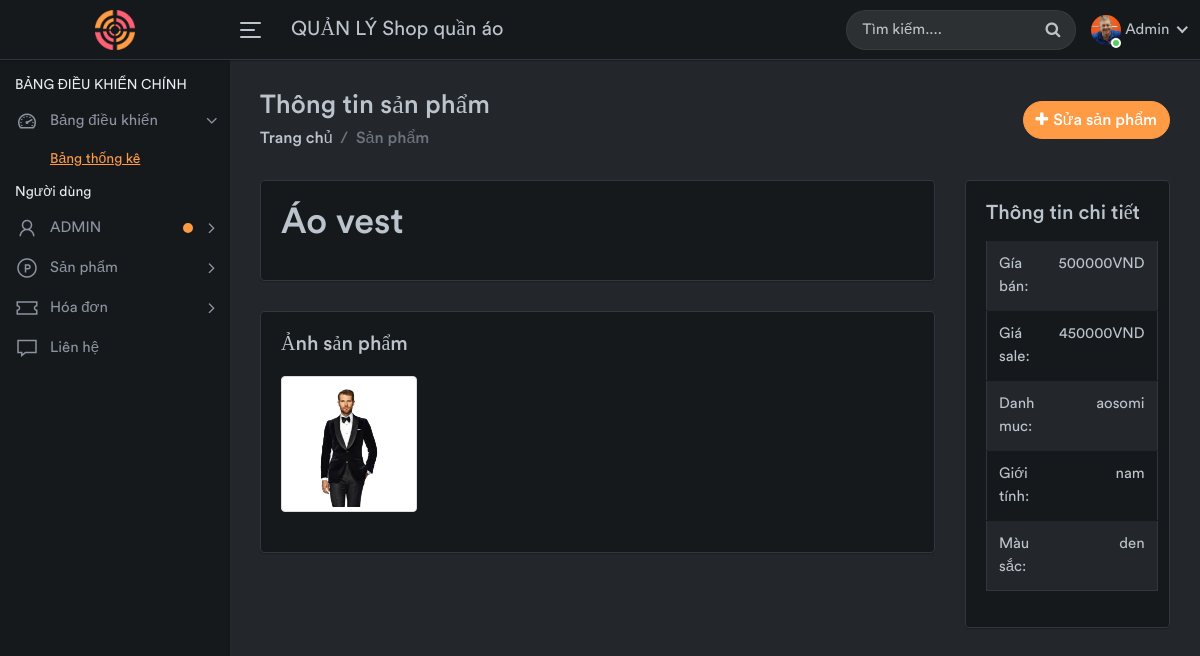
Page /admin/project-view.php?ma_sp=7 on the committed database.
### tables this page shows
CREATE TABLE `tb_sanpham` (
  `ma_sp` int(11) NOT NULL,
  `ten_sp` varchar(50) NOT NULL,
  `danhmuc` varchar(50) NOT NULL,
  `gioitinh` varchar(50) NOT NULL,
  `mausac` varchar(50) NOT NULL,
  `giaban` varchar(50) NOT NULL,
  `giasale` varchar(50) NOT NULL,
  `mota` mediumtext NOT NULL,
  `img` varchar(250) NOT NULL
);

### admin/project-view.php (the view, shortened to what this page needs)
<?php
  include('../connect/connect.php');
?>
<!DOCTYPE html>
<html lang="en">
<head>
<link rel="stylesheet" href="assets/css/bootstrap.min.css">
<link rel="stylesheet" href="assets/css/font-awesome.min.css">
<link rel="stylesheet" href="assets/css/line-awesome.min.css">
<link rel="stylesheet" href="assets/css/select2.min.css">
<link rel="stylesheet" href="assets/css/bootstrap-datetimepicker.min.css">
<link rel="stylesheet" href="assets/css/style.css">
</head>
<body>
<div class="main-wrapper">
	<div class="header">
		<div class="header-left">
		<a href="index.html" class="logo">
		<img src="assets/img/logo.png" width="40" height="40" alt="">
		</a>
		</div>
		<a id="toggle_btn" href="javascript:void(0);">
		<span class="bar-icon">
		<span></span>
		<span></span>
		<span></span>
		</span>
		</a>
		<div class="page-title-box">
		<h3>QUẢN LÝ Shop quần áo</h3>
		</div>
		<ul class="nav user-menu">
		<li class="nav-item">
		<div class="top-nav-search">
		<form action="search.html">
		<input class="form-control" type="text" placeholder="Tìm kiếm....">
		<button class="btn" type="submit"><i class="fa fa-search"></i></button>
		</form>
		</div>
		</li>
		<li class="nav-item dropdown has-arrow main-drop">
		<a href="#" class="dropdown-toggle nav-link" data-toggle="dropdown">
		<span class="user-img"><img src="assets/img/profiles/avatar-21.jpg" alt="">
		<span class="status online"></span></span>
		<span>Admin</span>
		</a>
		</li>
		</ul>
		</div>
		<div class="sidebar" id="sidebar">
	<div class="sidebar-inner slimscroll">
	<div id="sidebar-menu" class="sidebar-menu">
	<ul>
	<li class="menu-title">
	<span>BẢNG ĐIỀU KHIỂN CHÍNH </span>
	</li>
	<li class="submenu">
	<a href="#"><i class="la la-dashboard"></i> <span> Bảng điều khiển</span> <span class="menu-arrow"></span></a>
	<ul style="display: none;">
	<li><a class="active" href="index.php">Bảng thống kê</a></li>
	</ul>
	</li>
	<li class="menu-title">
	<span>Người dùng</span>
	</li>
	<li class="submenu">
	<a href="#" class="noti-dot"><i class="la la-user"></i> <span> ADMIN</span> <span class="menu-arrow"></span></a>
	</li>
	<li class="submenu">
	<a href="#"><i class="la la-product-hunt"></i> <span> Sản phẩm</span> <span class="menu-arrow"></span></a>
	</li>
	<li class="submenu">
	<a href="#"><i class="la la-ticket"></i> <span>Hóa đơn</span> <span class="menu-arrow"></span></a>
	</li>
<li>
<a href="leads.php"><i class="la la-comment-alt"></i> <span>Liên hệ</span></span></a>
</li>
</ul>
</div>
</div>
</div>
<div class="page-wrapper">
<div class="content container-fluid">
<div class="page-header">
<div class="row align-items-center">
<div class="col">
<h3 class="page-title">Thông tin sản phẩm</h3>
<ul class="breadcrumb">
<li class="breadcrumb-item"><a href="index.html">Trang chủ</a></li>
<li class="breadcrumb-item active">Sản phẩm</li>
</ul>
</div>
<div class="col-auto float-right ml-auto">
<a href="#" class="btn add-btn" data-toggle="modal" data-target="#edit_project"><i class="fa fa-plus"></i>Sửa sản phẩm</a>
</div>
</div>
</div>
<?php
	if(isset($_GET['ma_sp'])){
		$ma_sp = $_GET['ma_sp'];
		$sql = "SELECT * FROM tb_sanpham WHERE ma_sp = '$ma_sp' ";
		$rel = mysqli_query($conn,$sql);
		$count = mysqli_num_rows($rel);
		if($count == 1 ){
			$rows = mysqli_fetch_assoc($rel);
			$ten_sp = $rows['ten_sp'];
			$danhmuc = $rows['danhmuc'];
			$gioitinh = $rows['gioitinh'];
			$img = $rows['img'];
			$giaban = $rows['giaban'];
			$mausac = $rows['mausac'];
			$giasale = $rows['giasale'];
		}
	}
?>
<div class="row">
<div class="col-lg-8 col-xl-9">
<div class="card">
<div class="card-body">
<div class="project-title">
<h1><?php echo $ten_sp;?></h1>
</div>
</div>
</div>
<div class="card">
<div class="card-body">
<h5 class="card-title m-b-20">Ảnh sản phẩm</h5>
<div class="row">
<div class="col-md-3 col-sm-4 col-lg-4 col-xl-3">
<div class="uploaded-box">
<div class="uploaded-img">
<?php
		if($img == "")
		{
			echo'';
		}
		else{
	 ?>
			<img src="<?php echo SITE;?>IMG/<?php echo $img;?>" class="img-fluid" >
	 <?php
		}
?>
</div>
</div>
</div>
</div>
</div>
</div>
</div>
<div class="col-lg-4 col-xl-3">
<div class="card">
<div class="card-body">
<h6 class="card-title m-b-15">Thông tin chi tiết</h6>
<table class="table table-striped table-border">
<tbody>
<tr>
<td>Gía bán:</td>
<td class="text-right"><?php echo $giaban;?>VND</td>
</tr>
<tr>
<td>Giá sale:</td>
<td class="text-right"><?php echo $giasale;?>VND</td>
</tr>
<tr>
<td>Danh muc:</td>
<td class="text-right"><?php echo $danhmuc;?></td>
</tr>
<tr>
<td>Giới tính:</td>
<td class="text-right"><?php echo $gioitinh; ?></td>
</tr>
<td>Màu sắc:</td>
<td class="text-right"><?php echo $mausac;?></td>
</tbody>
</table>
</div>
</div>
</div>
</div>
</div>
</div>
</div>
</body>
</html>

### rows in the picture
tb_sanpham: ten_sp "Áo vest", img (picture), giaban "500000", giasale "450000", danhmuc "aosomi", gioitinh "nam", mausac "den"
